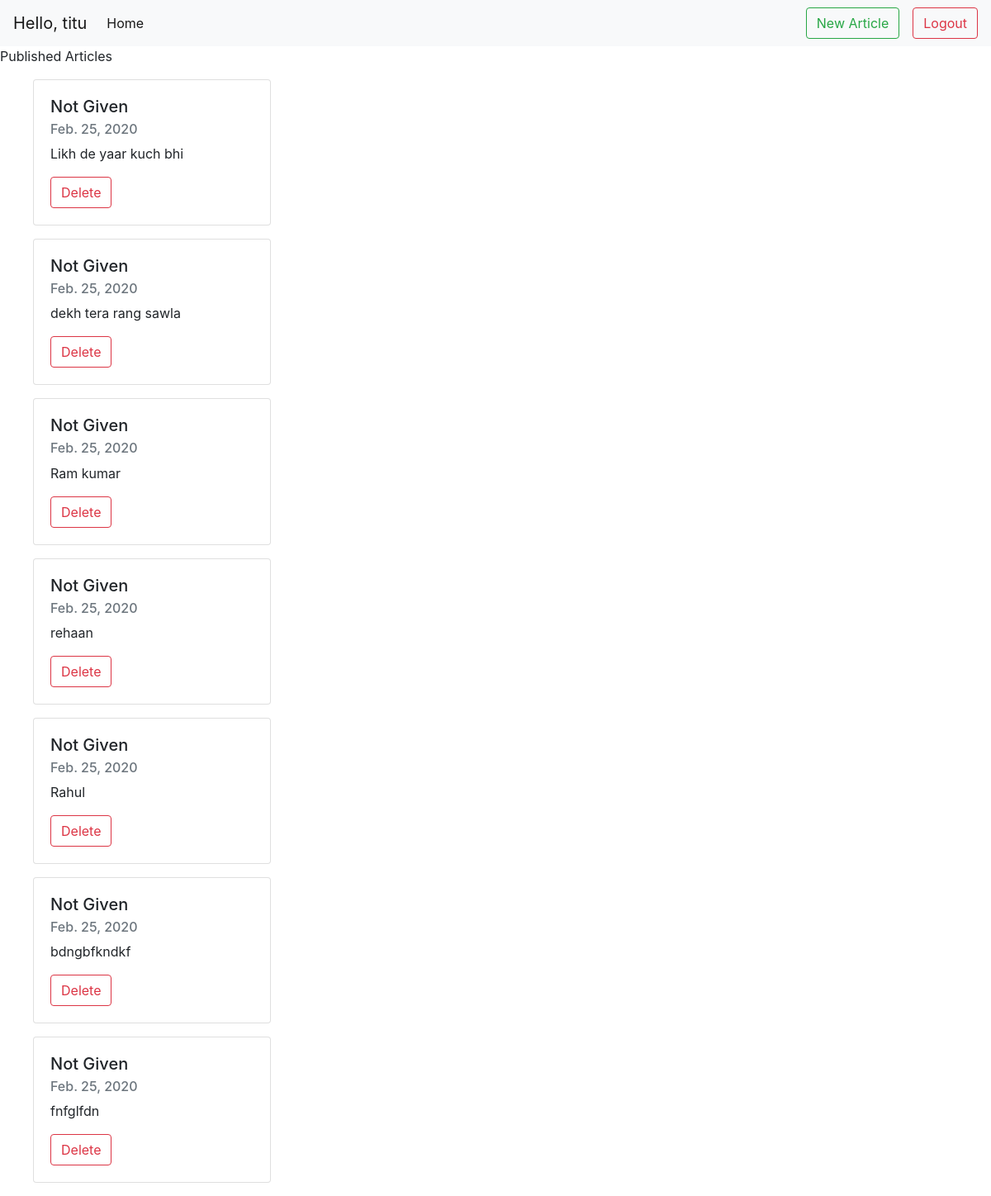
Before: /blog/dashboard/ (signed in) with the older database file.
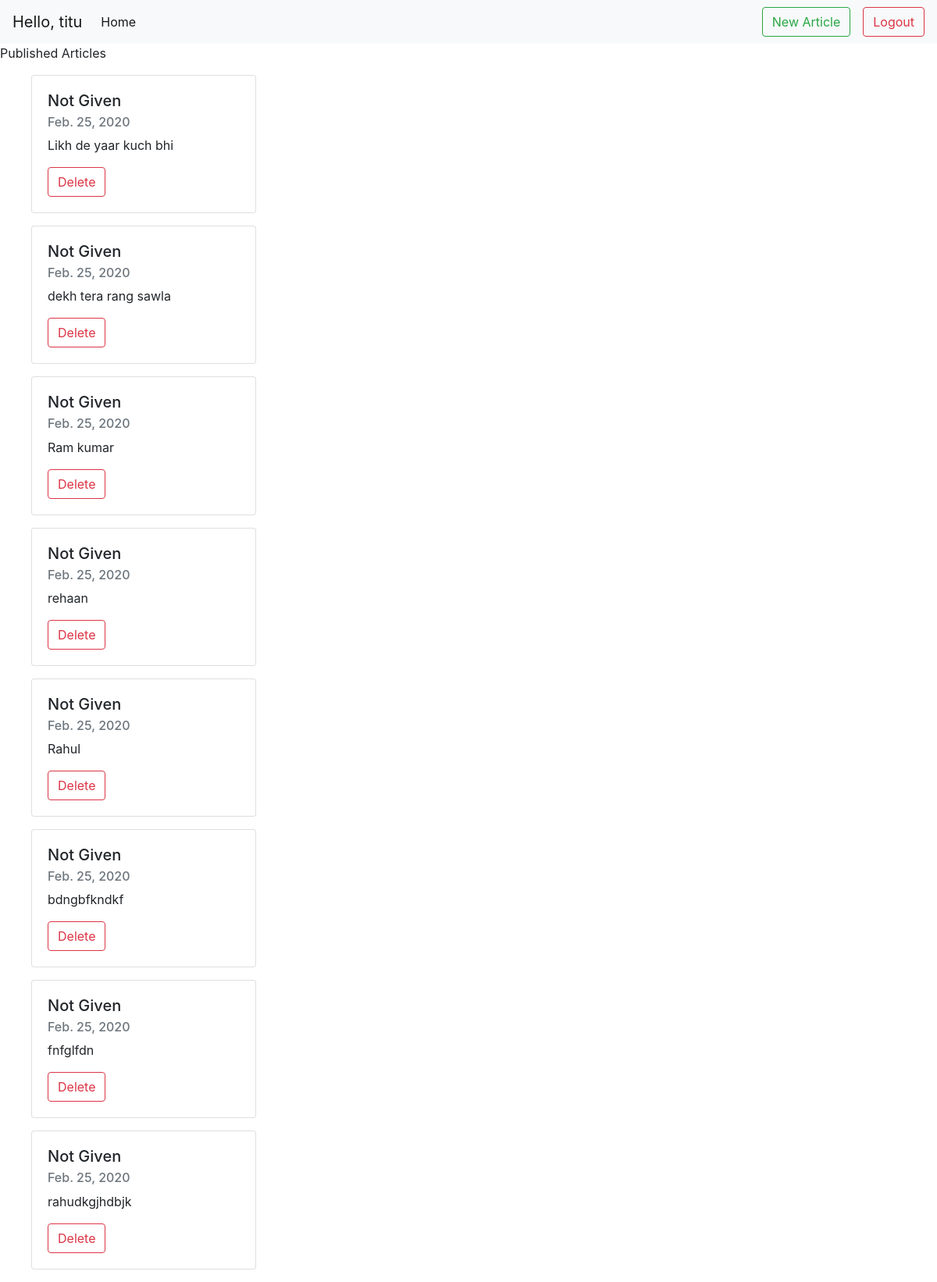
After: the same page with the newer database file.
### blog/models.py (models this page shows, shortened)
class Article(models.Model):
	user=models.ForeignKey(User,on_delete=models.CASCADE)
	articledate=models.DateField()
	title=models.CharField(max_length=1000,default="Not Given")
	article=models.CharField(max_length=10000)

### blog/views.py (the view)
# urls.py: path('dashboard/',views.dashboard),
def dashboard(request):
	return render(request,"dashboard.html")

### templates/dashboard.html (shortened to what this page needs)
{% extends 'base.html'%}
{% block body%}
<nav class="navbar navbar-expand-lg navbar-light bg-light">
  <a class="navbar-brand" href="#">Hello, {{user}}</a>
  <div class="collapse navbar-collapse" id="navbarSupportedContent">
    <ul class="navbar-nav mr-auto">
      <li class="nav-item active">
        <a class="nav-link" href="/blog">Home <span class="sr-only">(current)</span></a>
      </li>
    </ul>
    <div class="form-inline my-2 my-lg-0">
      <a href="/blog/newarticle" class="btn btn-outline-success my-2 my-sm-0 mr-3">New Article</a>
      <a href="/blog/logout" class="btn btn-outline-danger my-2 my-sm-0">Logout</a>
    </div>
  </div>
</nav>
Published Articles
<ol>
<div>
	{% for article in user.article_set.all %}
<div class="card mt-3" style="width: 18rem;">
  <div class="card-body">
    <h5 class="card-title">{{article.title}}</h5>
    <h6 class="card-subtitle mb-2 text-muted">{{article.articledate}}</h6>
    <p class="card-text">{{article.article}}</p>
    <a href="/blog/delete/{{article.id}}" class="card-link btn btn-outline-danger">Delete</a>
  </div>
</div>
{% endfor %}
</div>
</ol>
{% endblock %}

Changed rows visible on the page:
added Article: title "Not Given", articledate "Feb. 25, 2020", article "rahudkgjhdbjk"
